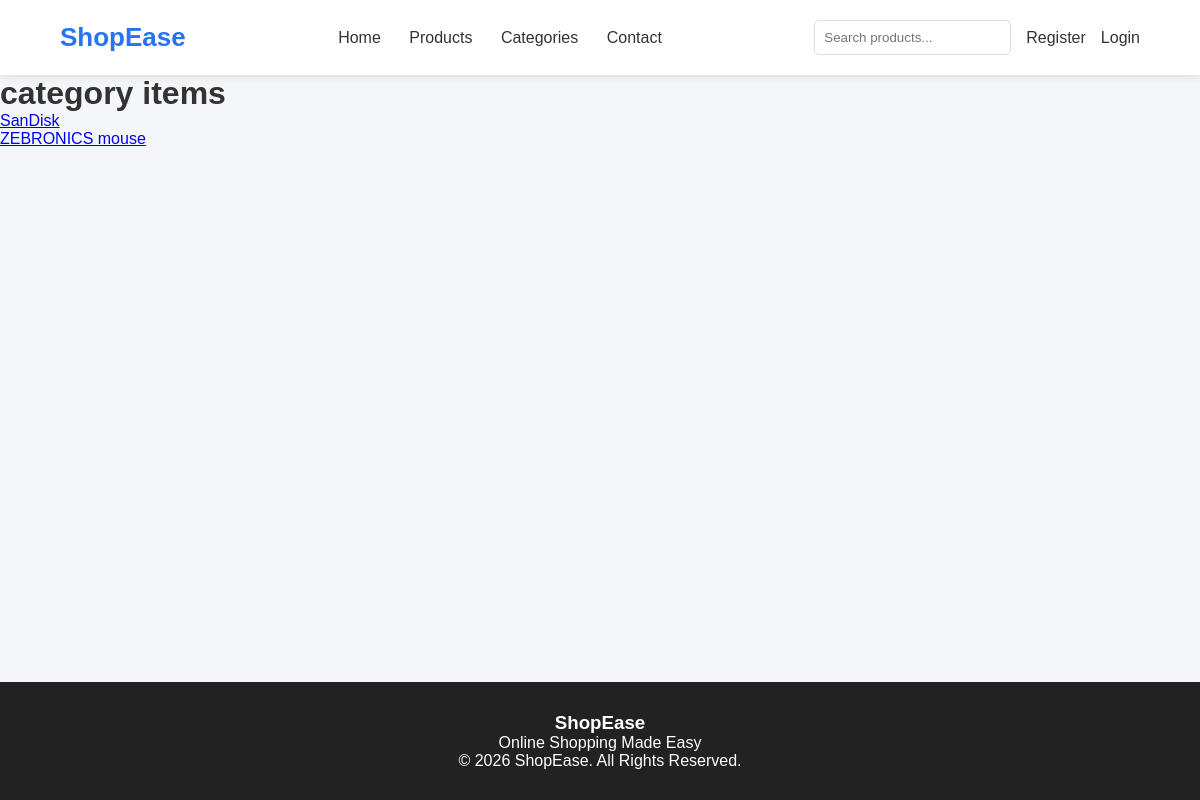
Before: /products/categoryitems/1 with the older database file.
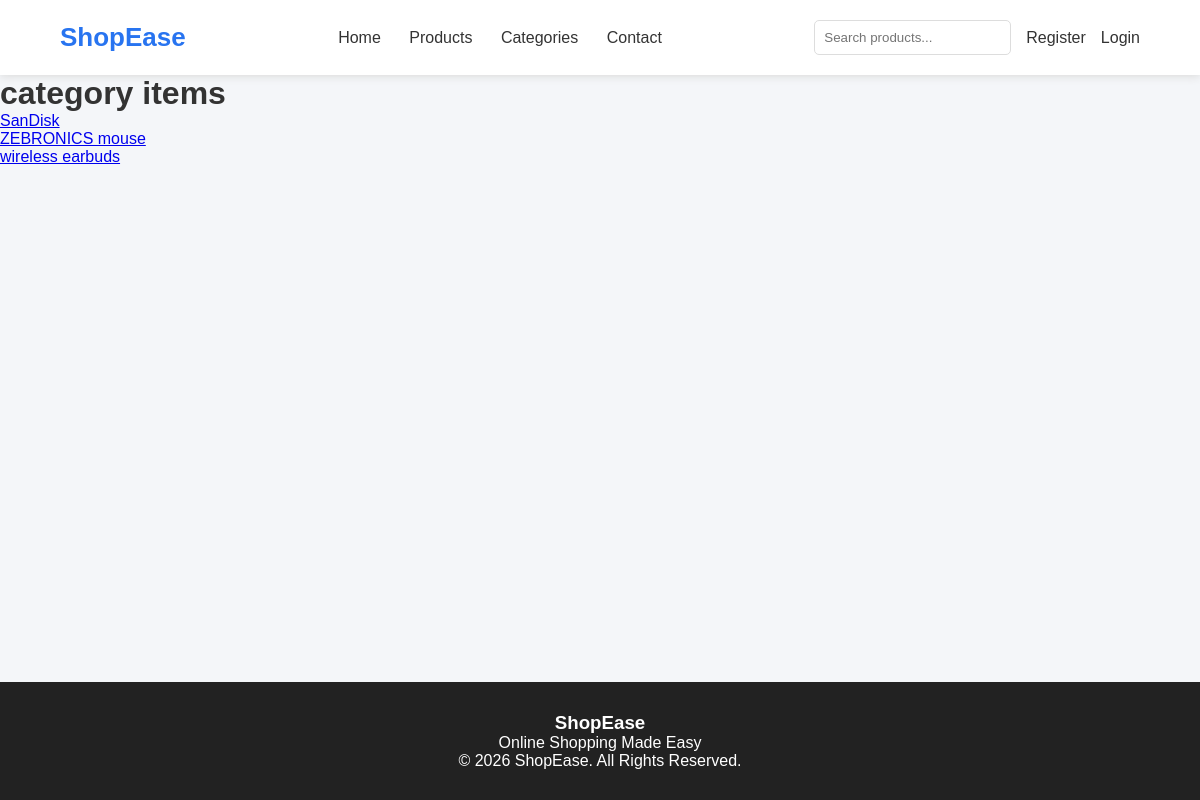
After: the same page with the newer database file.
### products/models.py (models this page shows, shortened)
class Products(models.Model):
    name = models.CharField(max_length=20)
    description = models.TextField(blank=True)
    price = models.IntegerField(blank=True,null=True)
    image = models.ImageField(null=True,upload_to='photos')
    stock = models.PositiveIntegerField()
    created_at = models.DateTimeField(null=True,auto_now_add=True)
    updated_at = models.DateTimeField(null=True,auto_now=True)
    is_available = models.BooleanField()
    slug = models.SlugField(null=True,blank=True)
    cat = models.ForeignKey(Category,on_delete=models.CASCADE,null=True)

### products/views.py (the view)
# urls.py: path('categoryitems/<int:cid>',categoryitemspage,name='categoryitems'),
def categoryitemspage(request,cid):
    catitems = Products.objects.filter(cat_id=cid)
    return render(request,'categoryitems.html',{'catitems':catitems})

### templates/categoryitems.html
{% extends 'base.html' %}
{% block content%}
    <h1>category items</h1>
    {% for i in catitems %}
    <a href="{% url 'prodetails' i.id %}" >
        <p>{{i.name}}</p>
    </a>
    {% endfor %}
{% endblock %}

Changed rows visible on the page:
added Products: name "wireless earbuds"
